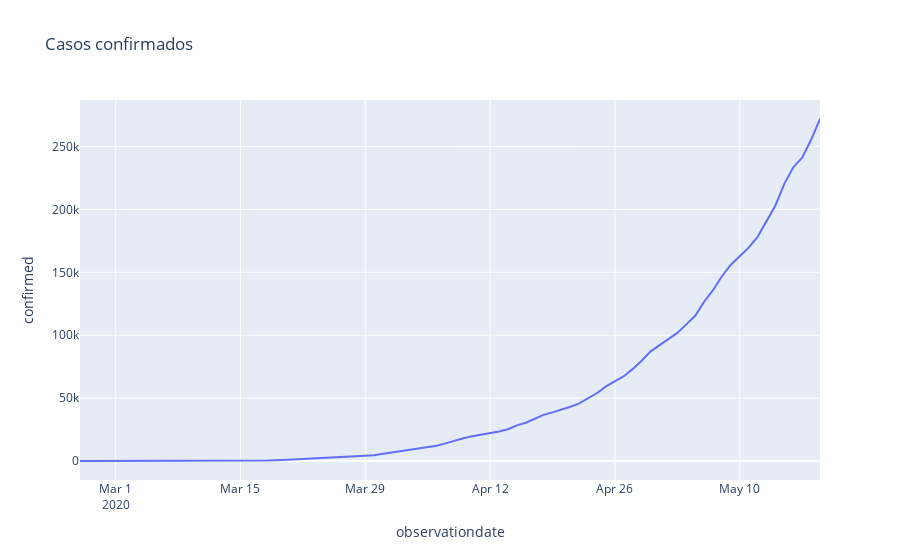

This figure's notebook cell:
### Code cell
# Investigando os casos confirmados
#Gráfico da evolução dos casos confirmados
px.line(brasil, 'observationdate', 'confirmed', title='Casos confirmados')
